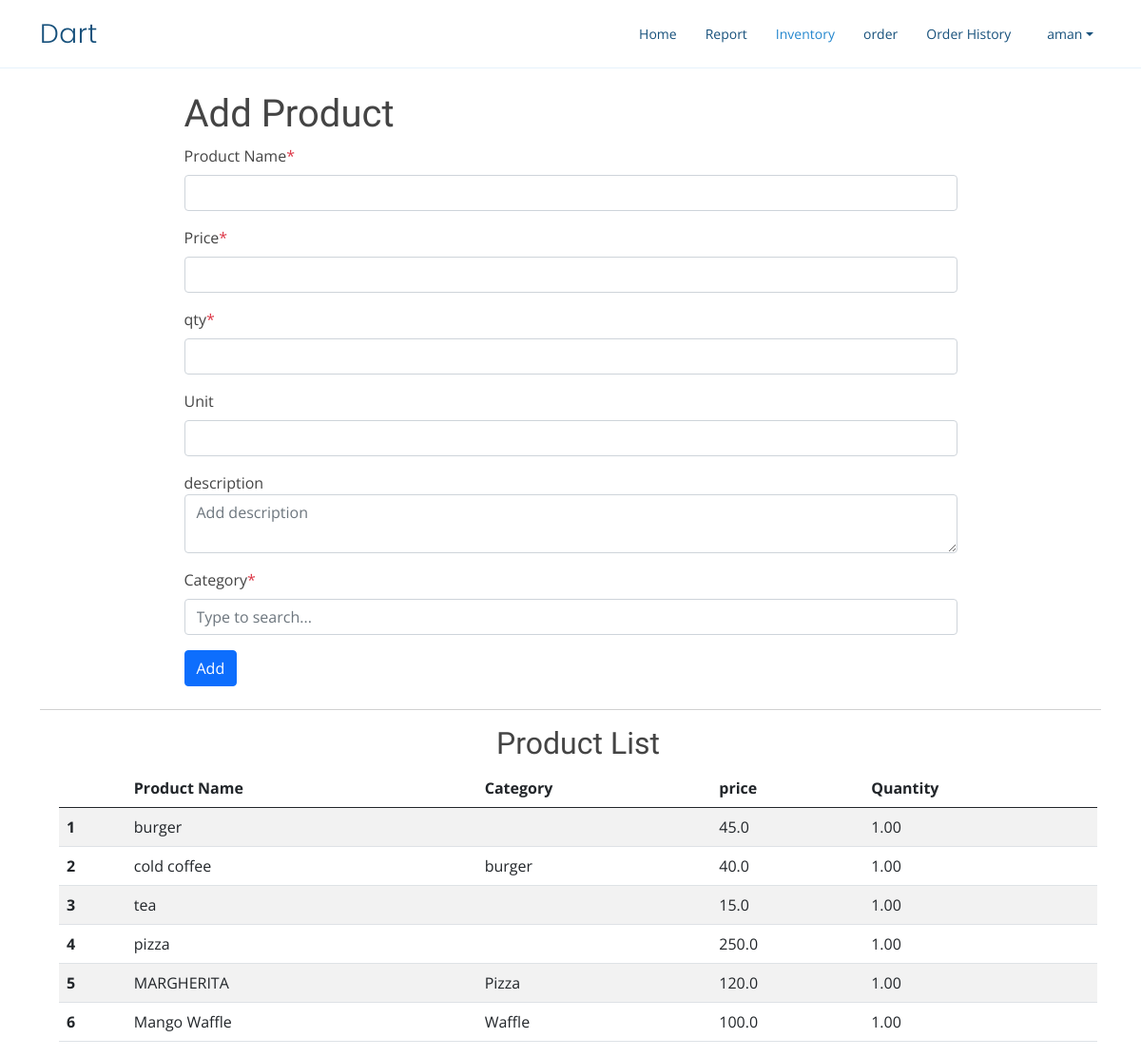
Page /product (signed in) on the earlier database version.
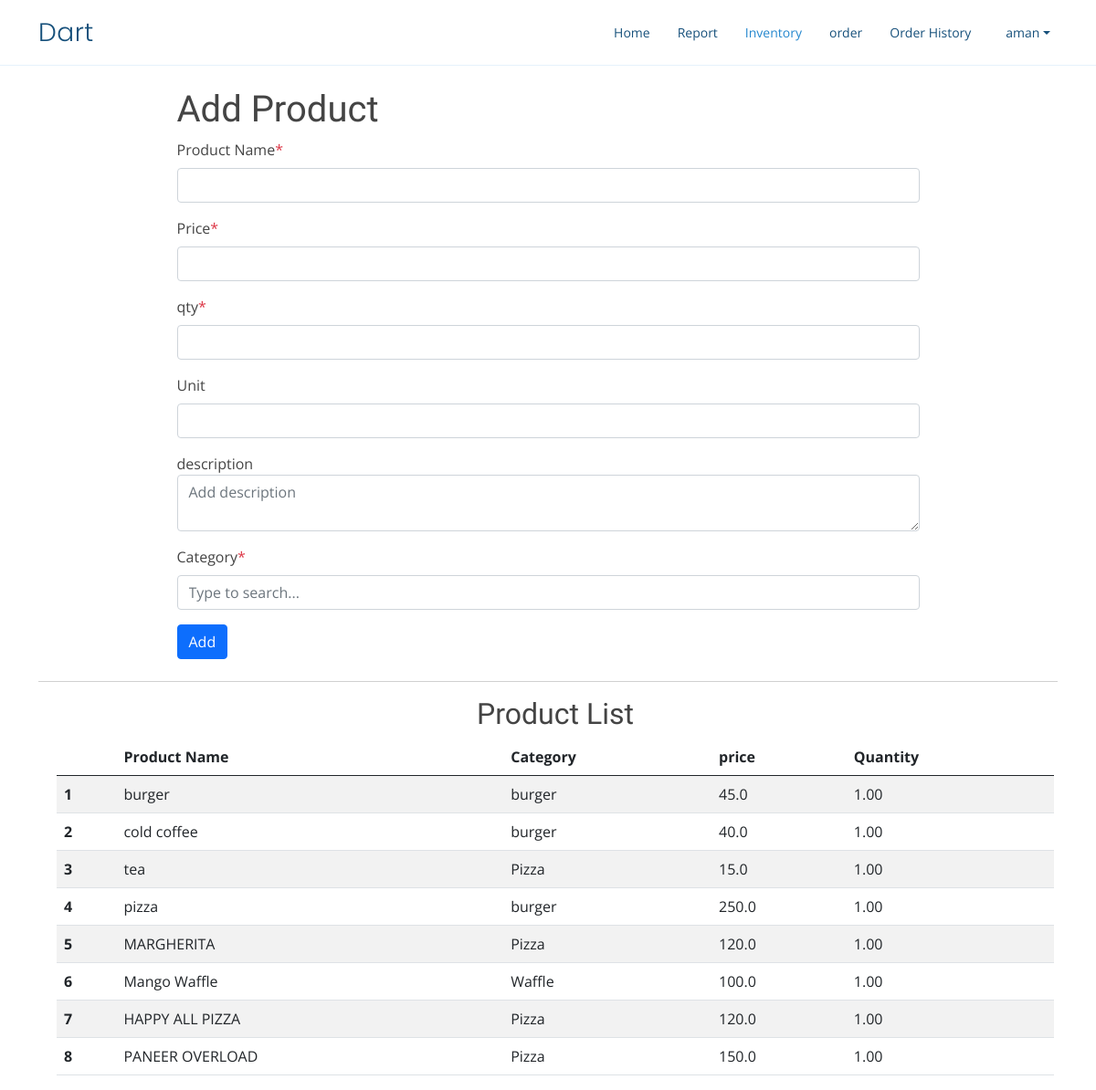
Same page on the later database version.
### home/models.py (models this page shows, shortened)
class Product(models.Model):
    name = models.CharField(max_length=200, null=True)
    price = models.FloatField(null=True)
    description = models.CharField(max_length=200, null=True,blank=True)
    unit = models.CharField(max_length=50,null=True,blank=True)
    qty=models.DecimalField( max_digits=10, decimal_places=2)
    date_created = models.DateTimeField(auto_now_add=True, null=True)
    user=models.ForeignKey(User,on_delete=models.CASCADE,related_name='product')
    category=models.ForeignKey(ProductCategory,null=True,blank=True,on_delete=models.CASCADE)

class ProductCategory(models.Model):
    user=models.ForeignKey(User,on_delete=models.CASCADE)
    category=models.CharField(max_length=100)
    objects=ProductCategoryManager()
    def __str__(self):
        return self.category

### home/views.py (the view, shortened to what this page needs)
# urls.py: path('product', views.product,name='product'),
@login_required
def product(request):
    products=Product.objects.filter(user=request.user)
    categories=ProductCategory.objects.filter(user=request.user)
    param={'products':products,'categories':categories}
    return render(request,'product.html',param)

### templates/product.html (shortened to what this page needs)
{% extends 'base.html' %}
{% block productActive %}active{% endblock productActive %}
{% block body %}
<div class="container">
    <div class="container w-75 my-4">
        <h1>Add Product</h1>
    <form action={% url 'product' %} method="post">
        <div class="mb-3">
          <label for="productName" class="form-label">Product Name<span class="text-danger ">*</span></label>
          <input type="text" name="productName" class="form-control" id="productName" aria-describedby="productName" required>
        </div>
        <div class="mb-3">
          <label for="price" class="form-label">Price<span class="text-danger ">*</span></label>
          <input type="number" name="price" class="form-control" id="price" required>
        </div>
        <div class="mb-3">
          <label for="qty" class="form-label">qty<span class="text-danger ">*</span></label>
          <input type="number" name="qty" class="form-control" id="qty" required>
        </div>
        <div class="mb-3">
          <label for="unit" class="form-label">Unit</label>
          <input type="text" name="unit" class="form-control" id="unit" >
        </div>
        <div class="mb-3">
            <label for="floatingTextarea">description</label>
            <textarea class="form-control" placeholder="Add description" id="description" name="description"></textarea>
        </div>
        <div class="mb-3">
          <label for="category" class="form-label">Category<span class="text-danger ">*</span></label>
          <input class="form-control dropdown-toggle"  oninput="update()" id="category" name="category" placeholder="Type to search..." data-bs-toggle="dropdown" autocomplete="off">
      </div>
        <button type="submit" class="btn btn-primary">Add</button>
      </form>
    </div>
    <hr>
    <div class="container mx-2" id="productList">
        <h2 class="text-center">Product List</h2>
        <table class="table table-striped table-hover">
            <thead>
              <tr>
                <th scope="col"></th>
                <th scope="col">Product Name</th>
                <th scope="col">Category</th>
                <th scope="col">price</th>
                <th scope="col">Quantity</th>
              </tr>
            </thead>
            <tbody>
                {% for product in products %}
              <tr>
                <th scope="row">{{ forloop.counter }}</th>
                <td>{{product.name}}</td>
                {% if product.category %}
                <td>{{product.category}}</td>
                {% else %}
                <td></td>
                {% endif %}
                <td>{{product.price}}</td>
                <td>{{product.qty}}</td>
              </tr>
              {% endfor %}
            </tbody>
          </table>
    </div>
</div>
{% endblock body %}

Differences in the rows shown:
changed Product (number 1 of 8 on the later page): category_id empty → 2 (drawn); category (not shown) → "burger"
changed Product "tea": category_id empty → 1 (drawn); category (not shown) → "Pizza"
changed Product "pizza": category_id empty → 2 (drawn); category (not shown) → "burger"
added Product: name "HAPPY ALL PIZZA", category "Pizza", price "120.0", qty "1.00"
added Product: name "PANEER OVERLOAD", category "Pizza", price "150.0", qty "1.00"
